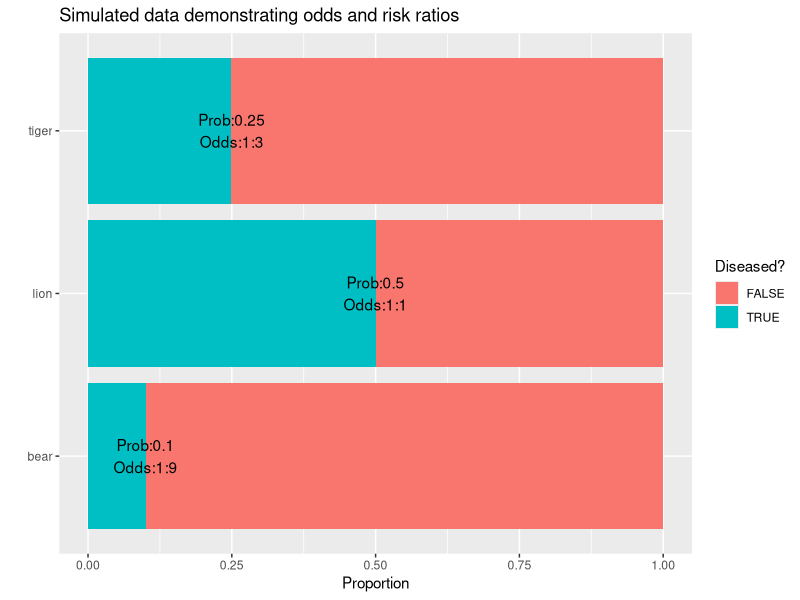

Source code (R):
library(tidyverse)
library(broom)

set.seed(765)
n <- 100000

data <- tibble(animal = sample(x = c("lion","tiger","bear"), size = n, replace = TRUE, prob = c(0.2,0.3,0.5))) %>% 
mutate(diseased = case_when(animal == "lion" ~ sample(x = 0:1, size = n, replace = TRUE, prob = c(0.5,0.5)),
                            animal == "tiger" ~ sample(x = 0:1, size = n, replace = TRUE, prob = c(0.75,0.25)),
                            animal == "bear" ~ sample(x = 0:1, size = n, replace = TRUE, prob = c(0.9,0.1))))

head(data)

props <- data %>% 
group_by(animal) %>% 
summarise(diseased = round(mean(diseased),2)) %>% 
mutate(odds = c("1:9","1:1","1:3"),
       lab = paste0("Prob:",diseased,"\nOdds:",odds))

head(props)

data %>% 
ggplot(aes(x = animal, fill = as.logical(diseased)))+
geom_bar(position = "fill")+
geom_text(data = props, aes(label = lab, y = diseased))+
coord_flip()+
labs(title = "Simulated data demonstrating odds and risk ratios",
     x = "",
     y = "Proportion",
     fill = "Diseased?")

risk_model <- glm(formula = diseased ~ animal, family = quasipoisson, data = data) %>% 
tidy(conf.int = TRUE)

risk_model %>% 
filter(term != "(Intercept)") %>% 
mutate(exp.low = exp(conf.low),
       exp.high = exp(conf.high))

data$animal <- factor(data$animal)

levels(data$animal)

data$animal <- fct_relevel(`.f` = data$animal, "tiger")

levels(data$animal)

glm(formula = diseased ~ animal, family = quasipoisson, data = data) %>% 
tidy()

data$animal <- fct_relevel(`.f` = data$animal, "bear")

odds_model <- glm(formula = diseased ~ animal, family = quasibinomial, data = data) %>% 
tidy(conf.int = TRUE)

odds_model %>% 
filter(term != "(Intercept)") %>% 
mutate(exp.low = exp(conf.low),
       exp.high = exp(conf.high))

log_model <- glm(formula = diseased ~ animal, family = binomial, data = data) %>% 
tidy(conf.int = TRUE)

log_model %>% 
filter(term != "(Intercept)") %>% 
mutate(exp.low = exp(conf.low),
       exp.high = exp(conf.high))


